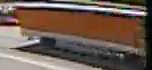
#> input picture src/images/test/articulated_truck/00541410.jpg, 152 x 70 px, given as the content of the folder images/test/articulated_truck/00541410.jpg00541410.jpg, which was not available
$ python Bag.py --train_path images/test/articulated_truck/00541410.jpg --test_path images/test/articulated_truck/00541411.jpg
#> lines starting #> are read from the running program, lines starting #| are printed output that depends on the picture; after the words box and inside, x2 and y2 are one past the last pixel; in counts of white or black regions, pixels touching at a corner belong together; pictures that were not available may be replaced by others from this repository, and a replacement may not be noted
### src/helpers.py
import cv2
import numpy as np
from glob import glob
from sklearn.cluster import KMeans
from sklearn.svm import SVC
from sklearn.preprocessing import StandardScaler, QuantileTransformer
from matplotlib import pyplot as plt

class ImageHelpers:
	def __init__(self):
		# self.orb_object = cv2.ORB_create()
		self.sift_object = cv2.xfeatures2d.SIFT_create()
		# self.surf_object = cv2.xfeatures2d.SURF_create()

	def gray(self, image):
		gray = cv2.cvtColor(image, cv2.COLOR_BGR2GRAY)
		return gray

	def harris_corners(self, image):
		'''
		Function : cv2.cornerHarris(image,blocksize,ksize,k)
		Parameters are as follows :
		1. image : the source image in which we wish to find the corners (grayscale)
		2. blocksize : size of the neighborhood in which we compare the gradient
		3. ksize : aperture parameter for the Sobel() Operator (used for finding Ix and Iy)
		4. k : Harris detector free parameter (used in the calculation of R)

		'''
		# Find Harris corners
		im = np.float32(image)
		dst = cv2.cornerHarris(im, 2, 3, 0.04)
		dst = cv2.dilate(dst, None)
		ret, dst = cv2.threshold(dst, 0.01 * dst.max(), 255, 0)
		dst = np.uint8(dst)

		# Find centroids
		ret, labels, stats, centroids = cv2.connectedComponentsWithStats(dst)

		'''
		Define the criteria to stop and refine the corners. Criteria is such that,
		whenever 100 iterations of algorithm is ran, or an accuracy of epsilon = 0.001
		is reached, stop the algorithm and return the answer.

		'''
		criteria = (cv2.TERM_CRITERIA_EPS + cv2.TERM_CRITERIA_MAX_ITER, 100, 0.001)
		corners = cv2.cornerSubPix(dst, np.float32(centroids), (5,5), (-1,-1), criteria)

		# Get the keypoints
		keypoints = [cv2.KeyPoint(crd[0], crd[1], 5) for crd in corners]
		return keypoints

	# [39 lines left out: functions shi_tomasi, fast_corners, not called in this run]

	def features(self, image, keypoints):
		# keypoints = self.orb_object.detect(image, None)
		# keypoints, descriptors = self.orb_object.compute(image, keypoints)
		# descriptors = [self.sift_object.compute(image, [kp]) for kp in keypoints]
		keypoints, descriptors = self.sift_object.compute(image, keypoints)
		# keypoints, descriptors = self.surf_object.detectAndCompute(image, None)
		return [keypoints, descriptors]


class BOVHelpers:
	def __init__(self, n_clusters = 20, max_iter = 600):
		self.n_clusters = n_clusters
		self.kmeans_obj = KMeans(n_clusters = n_clusters, max_iter = max_iter)
		self.kmeans_ret = None
		self.descriptor_vstack = None
		self.mega_histogram = None
		self.clf  = SVC(gamma = 'auto')

	def cluster(self):
		"""
		cluster using KMeans algorithm,

		"""
		print(self.kmeans_obj)
		self.kmeans_ret = self.kmeans_obj.fit_predict(self.descriptor_vstack)

	# [41 lines left out: functions developVocabulary, standardize, not called in this run]

	def formatND(self, l):
		"""
		restructures list into vstack array of shape
		M samples x N features for sklearn

		"""
		vStack = np.array(l[0])
		for remaining in l[1:]:
			vStack = np.vstack((vStack, remaining))
		self.descriptor_vstack = vStack.copy()
		return vStack

	# [10 lines left out: function train, not called in this run]

	def predict(self, iplist):
		predictions = self.clf.predict(iplist)
		return predictions

	# [16 lines left out: function plotHist, not called in this run]

class FileHelpers:

	def __init__(self):
		pass

	# [19 lines left out: function resize, not called in this run]

	def getFiles(self, path):
		"""
		- returns  a dictionary of all files
		having key => value as  objectname => image path

		- returns total number of files.

		"""
		imlist = {}
		count = 0
		for each in glob(path + "*"):
			word = each.split("/")[-1]
			print(" #### Reading image category ", word, " ##### ")
			imlist[word] = []
			for imagefile in glob(path+word+"/*"):
				print("Reading file ", imagefile)
				im = cv2.imread(imagefile, 0)
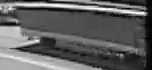
#> im: shape (70, 152); min 0, max 255, mean 95.9
				(h, w) = im.shape[:2]
#> h = 70; w = 152
				if h > 1024 or w > 1024:
					im = self.resize(im, width = 800)
				print(im.shape)
#| (70, 152)
				imlist[word].append(np.uint8(im))
				count +=1

		return [imlist, count]

### src/Bag.py
import cv2
import numpy as np
from glob import glob
import argparse
from helpers import *
from matplotlib import pyplot as plt


class BOV:
    def __init__(self, no_clusters):
        self.no_clusters = no_clusters
        self.train_path = None
        self.test_path = None
        self.im_helper = ImageHelpers()
        self.bov_helper = BOVHelpers(no_clusters)
        self.file_helper = FileHelpers()
        self.images = None
        self.trainImageCount = 0
        self.train_labels = np.array([])
        self.name_dict = {}
        self.descriptor_list = []

    def trainModel(self):
        """
        This method contains the entire module
        required for training the bag of visual words model

        Use of helper functions will be extensive.

        """

        # read file. prepare file lists.
        self.images, self.trainImageCount = self.file_helper.getFiles(self.train_path)
        # extract SIFT Features from each image
        label_count = 0
        for word, imlist in self.images.items():
            self.name_dict[str(label_count)] = word
            print("Computing Features for ", word)
            for im in imlist:
                # cv2.imshow("im", im)
                # cv2.waitKey()
                self.train_labels = np.append(self.train_labels, label_count)
                kp = self.im_helper.harris_corners(im)
                # kp = self.im_helper.shi_tomasi(im)
                # kp = self.im_helper.fast_corners(im)
                kp, des = self.im_helper.features(im, kp)
                self.descriptor_list.append(des)

            label_count += 1
#> this loop made 1 pass
#> label_count on pass 1: 1
#> pass 1, in harris_corners, `dst = cv2.cornerHarris(im, 2, 3, 0.04)`:
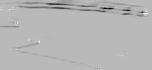
#> dst: shape (70, 152) float32; min -46088080, max 17324796, mean -919227.9; drawn with min black and max white
#> pass 1, in harris_corners, `dst = cv2.dilate(dst, None)`:
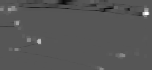
#> dst: shape (70, 152) float32; min -8829754, max 17324796, mean 1273.5; drawn with min black and max white
#> pass 1, in harris_corners, `ret, dst = cv2.threshold(dst, 0.01 * dst.max(), 255, 0)`:
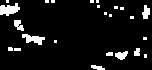
#> dst: shape (70, 152) float32; 7.8% white; 24 white regions (15 under 20 px), largest, box (x1, y1, x2, y2) and area: (0, 3, 20, 16) 167, (22, 34, 45, 45) 138, (142, 5, 150, 19) 77
#> after the loop, label_count = 1; self.descriptor_list = 1 item; self.name_dict = {'0': '00541410.jpg'}

        # perform clustering
        bov_descriptor_stack = self.bov_helper.formatND(self.descriptor_list)
#> in formatND, `vStack = np.array(l[0])`:
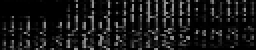
#> vStack: shape (25, 128) float32 (shown 2 times larger); min 0, max 153, mean 23.5
        self.bov_helper.cluster()
        self.bov_helper.developVocabulary(n_images = self.trainImageCount, descriptor_list=self.descriptor_list)

        # show vocabulary trained
        # self.bov_helper.plotHist()

        self.bov_helper.standardize()
        self.bov_helper.train(self.train_labels)


    # [74 lines left out: functions recognize, testModel, not called in this run]


    def print_vars(self):
        pass


if __name__ == '__main__':

    # parse cmd args
    parser = argparse.ArgumentParser(
            description=" Bag of visual words example"
        )
    parser.add_argument('--train_path', action="store", dest="train_path", required=True)
    parser.add_argument('--test_path', action="store", dest="test_path", required=True)

    args =  vars(parser.parse_args())
    print(args)

    bov = BOV(no_clusters = 100)

    # set training paths
    bov.train_path = args['train_path']
    # set testing paths
    bov.test_path = args['test_path']
    # train the model
#> (the run stopped early here; a loop or call above may not have finished)

$ run again, on src/images/test/articulated_truck/00541411.jpg
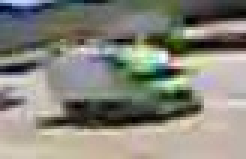
#> input picture src/images/test/articulated_truck/00541411.jpg, 82 x 53 px, given as the content of the folder images/test/articulated_truck/00541411.jpg00541411.jpg, which was not available (shown 3 times larger)
#| (53, 82)
#> the loop in trainModel, `for word, imlist in self.images.items():` made 1 pass
#> label_count on pass 1: 1
#> pass 1, in harris_corners, `dst = cv2.dilate(dst, None)`:
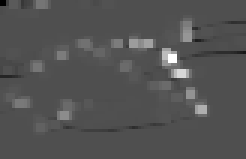
#> dst: shape (53, 82) float32 (shown 3 times larger); min -6862926, max 15126522, mean 349262.7; drawn with min black and max white
#> pass 1, in harris_corners, `ret, dst = cv2.threshold(dst, 0.01 * dst.max(), 255, 0)`:
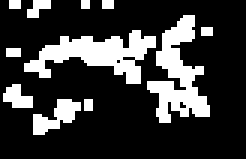
#> dst: shape (53, 82) float32 (shown 3 times larger); 22.3% white; 11 white regions (6 under 20 px), largest, box (x1, y1, x2, y2) and area: (8, 10, 52, 28) 360, (49, 5, 70, 41) 356, (11, 33, 27, 45) 97, (1, 28, 11, 36) 53, (9, 0, 17, 6) 30
#> after the loop in trainModel, `for word, imlist in self.images.items():`: label_count = 1; self.descriptor_list = 1 item; self.name_dict = {'0': '00541411.jpg'}

$ run again, on src/images/test/articulated_truck/00541416.jpg
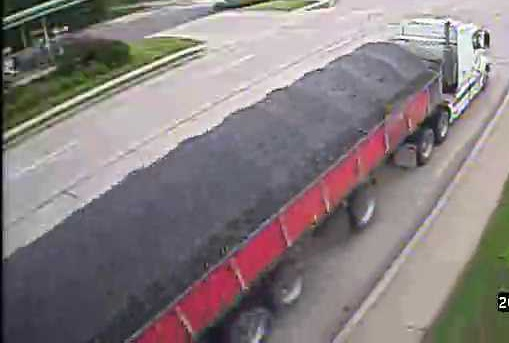
#> input picture src/images/test/articulated_truck/00541416.jpg, 509 x 343 px, given as the content of the folder images/test/articulated_truck/00541416.jpg00541416.jpg, which was not available
#| (343, 509)
#> the loop in trainModel, `for word, imlist in self.images.items():` made 1 pass
#> label_count on pass 1: 1
#> pass 1, in harris_corners, `ret, dst = cv2.threshold(dst, 0.01 * dst.max(), 255, 0)`:
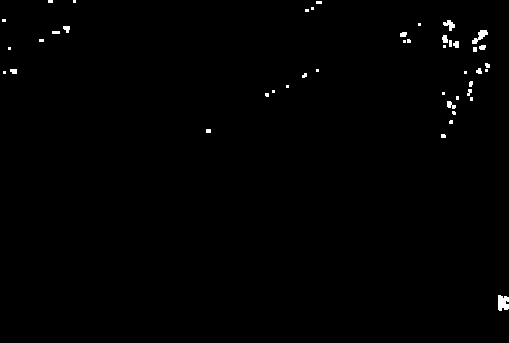
#> dst: shape (343, 509) float32; 0.6% white; 44 white regions (26 under 20 px), largest, box (x1, y1, x2, y2) and area: (498, 295, 509, 311) 144, (472, 30, 488, 44) 98, (443, 20, 455, 31) 70
#> after the loop in trainModel, `for word, imlist in self.images.items():`: label_count = 1; self.descriptor_list = 1 item; self.name_dict = {'0': '00541416.jpg'}
#> in formatND, `vStack = np.array(l[0])`:
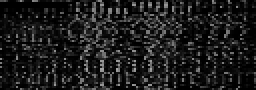
#> vStack: shape (45, 128) float32 (shown 2 times larger); min 0, max 162, mean 28
